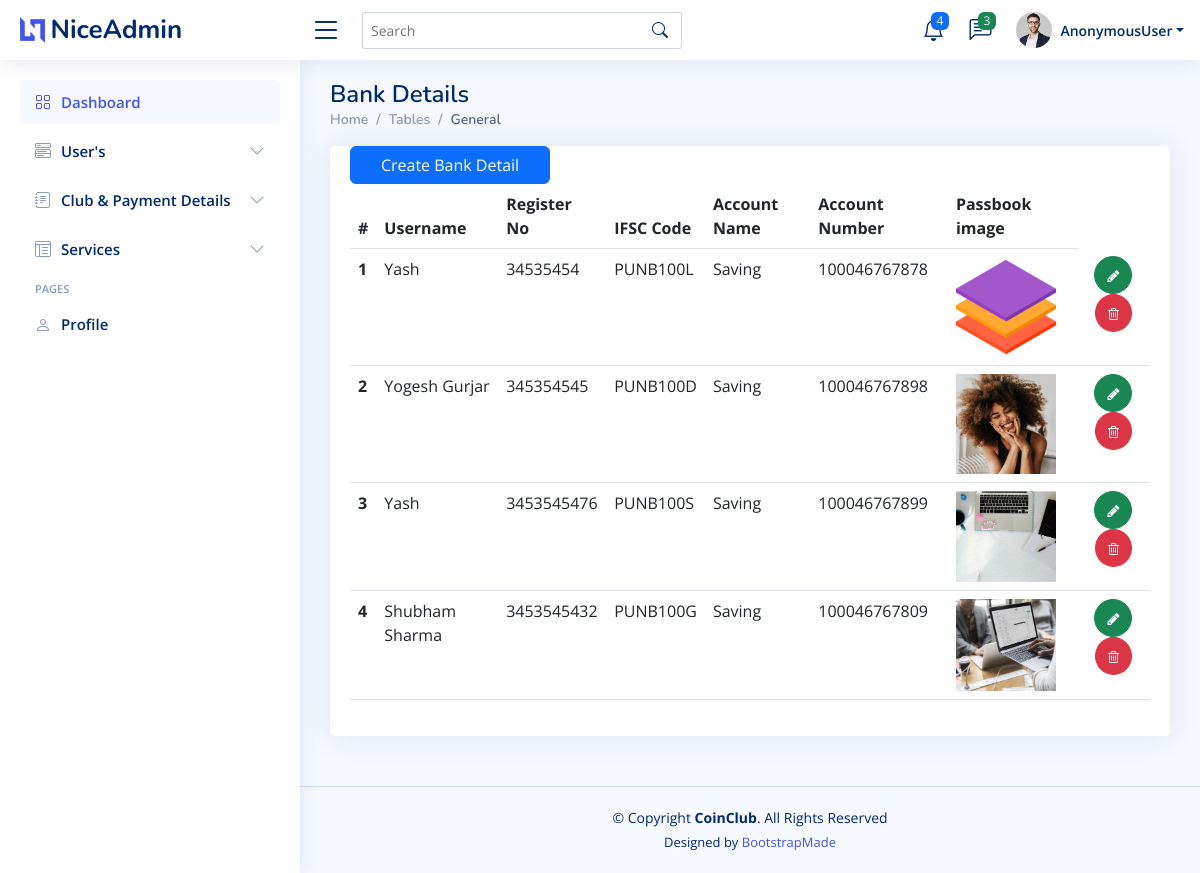
Page /homepage/getallbanks/ on the committed database.
### api/models.py (models this page shows)
class bankdetail(models.Model):
    registeruser=models.ForeignKey(user_registration,on_delete=models.CASCADE)
    registerno=models.CharField(max_length=25,unique=True)
    IFSCcode=models.CharField(max_length=25)
    accountname=models.CharField(max_length=25)
    accountnumber=models.CharField(max_length=25,unique=True)
    passbookimg=models.FileField(blank=True,upload_to='passbook/',default='passbook/none/no-img.jpg')

class user_registration(models.Model):
    full_name=models.CharField(max_length=50)
    mobileno=models.CharField(max_length=50, unique=True)
    city=models.CharField(max_length=50)
    password=models.CharField(max_length=50)
    gender=models.CharField(max_length=50)
    occupation=models.CharField(max_length=50)
    motive=models.CharField(max_length=100)
    income=models.CharField(max_length=50)
    wallet_amount= models.CharField(max_length=50,default='0')
    monthlycontribution=models.CharField(max_length=50)
    profileimg=models.ImageField(blank=True,null=True,upload_to='user/')
    email=models.CharField(max_length=50)
    alternateno=models.CharField(max_length=50,blank=True)
    token = models.CharField(max_length=300)
    create_at=models.DateField(auto_now_add=True)
    def __str__(self):
        return self.full_name#, self.id

### adminapp/views.py (the view)
# urls.py: path('getallbanks/', views.BankDetailPage),
def BankDetailPage(request):
    getBank = bankdetail.objects.all()
    return render(request, "bankdetail.html", {'banks':getBank})

### templates/bankdetail.html
{% extends 'index.html' %}
{% load static %}
{% block content %}
  <main id="main" class="main">
    <div class="pagetitle">
      <h1>Bank Details</h1>
      <nav>
        <ol class="breadcrumb">
          <li class="breadcrumb-item"><a href="index.html">Home</a></li>
          <li class="breadcrumb-item">Tables</li>
          <li class="breadcrumb-item active">General</li>
        </ol>
      </nav>
    </div>
    <section class="section">
      <div class="row">
        <div class="col-lg-12">
          <div class="card">
            <div class="card-body">
              <a href="/homepage/createbankdetail/"><button type="submit" class="btn btn-primary col-md-3">Create Bank Detail</button></a>
              <table class="table">
                <thead>
                  <tr>
                    <th scope="col">#</th>
                    <th scope="col">Username</th>
                    <th scope="col">Register No</th>
                    <th scope="col">IFSC Code</th>
                    <th scope="col">Account Name</th>
                    <th scope="col">Account Number</th>
                    <th scope="col">Passbook image</th>
                  </tr>
                </thead>
                <tbody>
                  {% for bank in banks %}
                  <tr>
                    <th scope="row">{{forloop.counter}}</th>
                    <td>{{ bank.registeruser }}</td>
                    <td>{{ bank.registerno }}</td>
                    <td>{{ bank.IFSCcode }}</td>
                    <td>{{ bank.accountname }}</td>
                    <td>{{ bank.accountnumber }}</td>
                    <td><img src="/media/{{ bank.passbookimg }}" alt="Passbook image" width="100"></td>
                    <td style="text-align: center;"><a class="btn btn-success" style="border-radius:50%;" href="{% url 'update_bank' id=bank.id %}"> <i class="fa fa-pencil" style="font-size: 14px;"> </i> </a>
                      <a class="btn btn-danger" style="border-radius:50%;" href="{% url 'del_bank' id=bank.id %}"><i class="fa fa-trash-o" style="font-size: 14px;"></i></a></td>
                  </tr>
                  {% endfor %}
                </tbody>
              </table>
            </div>
          </div>
        </div>
      </div>
    </section>
  </main>
  {% endblock content %}

### templates/index.html (shortened to what this page needs)
{% load static %}
<!DOCTYPE html>
<html lang="en">
<head>
  <link href="{% static 'assets/vendor/bootstrap/css/bootstrap.min.css' %}" rel="stylesheet">
  <link href="{% static 'assets/vendor/bootstrap-icons/bootstrap-icons.css' %}" rel="stylesheet">
  <link href="{% static 'assets/vendor/boxicons/css/boxicons.min.css' %}" rel="stylesheet">
  <link href="{% static 'assets/vendor/quill/quill.snow.css' %}" rel="stylesheet">
  <link href="{% static 'assets/vendor/quill/quill.bubble.css' %}" rel="stylesheet">
  <link href="{% static 'assets/vendor/remixicon/remixicon.css' %}" rel="stylesheet">
  <link href="{% static 'assets/vendor/simple-datatables/style.css' %}" rel="stylesheet">
  <link rel="stylesheet" href="https://cdnjs.cloudflare.com/ajax/libs/font-awesome/4.7.0/css/font-awesome.min.css">
  <link href="{% static 'assets/css/style.css' %}" rel="stylesheet">
</head>
<body>
  <header id="header" class="header fixed-top d-flex align-items-center">
    <div class="d-flex align-items-center justify-content-between">
      <a href="index.html" class="logo d-flex align-items-center">
        <img src="assets/img/logo.png" alt="">
        <span class="d-none d-lg-block">NiceAdmin</span>
      </a>
      <i class="bi bi-list toggle-sidebar-btn"></i>
    </div>
    <div class="search-bar">
      <form class="search-form d-flex align-items-center" method="POST" action="#">
        <input type="text" name="query" placeholder="Search" title="Enter search keyword">
        <button type="submit" title="Search"><i class="bi bi-search"></i></button>
      </form>
    </div>
    <nav class="header-nav ms-auto">
      <ul class="d-flex align-items-center">
        <li class="nav-item dropdown">
          <a class="nav-link nav-icon" href="#" data-bs-toggle="dropdown">
            <i class="bi bi-bell"></i>
            <span class="badge bg-primary badge-number">4</span>
          </a>
        </li>
        <li class="nav-item dropdown">
          <a class="nav-link nav-icon" href="#" data-bs-toggle="dropdown">
            <i class="bi bi-chat-left-text"></i>
            <span class="badge bg-success badge-number">3</span>
          </a>
        </li>
        <li class="nav-item dropdown pe-3">
          <a class="nav-link nav-profile d-flex align-items-center pe-0" href="#" data-bs-toggle="dropdown">
            <img src="{% static 'assets/img/profile-img.jpg' %}" alt="Profile" class="rounded-circle">
            <span class="d-none d-md-block dropdown-toggle ps-2">{{ request.user }}</span>
          </a>
        </li>
      </ul>
    </nav>
  </header>
  <aside id="sidebar" class="sidebar">
    <ul class="sidebar-nav" id="sidebar-nav">
      <li class="nav-item">
        <a class="nav-link " href="/homepage/">
          <i class="bi bi-grid"></i>
          <span>Dashboard</span>
        </a>
      </li>
      <li class="nav-item">
        <a class="nav-link collapsed" data-bs-target="#components-nav" data-bs-toggle="collapse" href="#">
          <i class="bi bi-menu-button-wide"></i><span>User's</span><i class="bi bi-chevron-down ms-auto"></i>
        </a>
      </li>
      <li class="nav-item">
        <a class="nav-link collapsed" data-bs-target="#forms-nav" data-bs-toggle="collapse" href="#">
          <i class="bi bi-journal-text"></i><span>Club & Payment Details</span><i class="bi bi-chevron-down ms-auto"></i>
        </a>
      </li>
      <li class="nav-item">
        <a class="nav-link collapsed" data-bs-target="#tables-nav" data-bs-toggle="collapse" href="#">
          <i class="bi bi-layout-text-window-reverse"></i><span>Services</span><i class="bi bi-chevron-down ms-auto"></i>
        </a>
      </li>
      <li class="nav-heading">Pages</li>
      <li class="nav-item">
        <a class="nav-link collapsed" href="users-profile.html">
          <i class="bi bi-person"></i>
          <span>Profile</span>
        </a>
      </li>
    </ul>
  </aside>
  {% block content %}{% endblock content %}
  <footer id="footer" class="footer">
    <div class="copyright">
      &copy; Copyright <strong><span>CoinClub</span></strong>. All Rights Reserved
    </div>
    <div class="credits">
      Designed by <a href="https://bootstrapmade.com/">BootstrapMade</a>
    </div>
  </footer>
</body>
</html>

### static/assets/css/style.css (style rules this page uses)
:root { scroll-behavior: smooth; }
body { font-family: "Open Sans", sans-serif; background: #f6f9ff; color: #444444; }
a { color: #4154f1; text-decoration: none; }
h1, h2, h3, h4, h5, h6 { font-family: "Nunito", sans-serif; }
#main { margin-top: 60px; padding: 20px 30px; transition: all 0.3s; }
.pagetitle { margin-bottom: 10px; }
.pagetitle h1 { font-size: 24px; margin-bottom: 0; font-weight: 600; color: #012970; }
.card { margin-bottom: 30px; border: none; border-radius: 5px; box-shadow: 0px 0 30px rgba(1, 41, 112, 0.1); }
.card-body { padding: 0 20px 20px 20px; }
.breadcrumb { font-size: 14px; font-family: "Nunito", sans-serif; color: #899bbd; font-weight: 600; }
.breadcrumb a { color: #899bbd; transition: 0.3s; }
.breadcrumb .breadcrumb-item::before { color: #899bbd; }
.breadcrumb .active { color: #51678f; font-weight: 600; }
.logo { line-height: 1; }
@media (min-width: 1200px) { .logo { width: 280px; } }
.logo img { max-height: 26px; margin-right: 6px; }
.logo span { font-size: 26px; font-weight: 700; color: #012970; font-family: "Nunito", sans-serif; }
.header { transition: all 0.5s; z-index: 997; height: 60px; box-shadow: 0px 2px 20px rgba(1, 41, 112, 0.1); background-color: #fff; padding-left: 20px; }
.header .toggle-sidebar-btn { font-size: 32px; padding-left: 10px; cursor: pointer; color: #012970; }
.header .search-bar { min-width: 360px; padding: 0 20px; }
.header .search-form { width: 100%; }
.header .search-form input { border: 0; font-size: 14px; color: #012970; border: 1px solid rgba(1, 41, 112, 0.2); padding: 7px 38px 7px 8px; border-radius: 3px; transition: 0.3s; width: 100%; }
.header .search-form button { border: 0; padding: 0; margin-left: -30px; background: none; }
.header .search-form button i { color: #012970; }
.header-nav ul { list-style: none; }
.header-nav>ul { margin: 0; padding: 0; }
.header-nav .nav-icon { font-size: 22px; color: #012970; margin-right: 25px; position: relative; }
.header-nav .nav-profile { color: #012970; }
.header-nav .nav-profile img { max-height: 36px; }
.header-nav .nav-profile span { font-size: 14px; font-weight: 600; }
.header-nav .badge-number { position: absolute; inset: -2px -5px auto auto; font-weight: normal; font-size: 12px; padding: 3px 6px; }
.sidebar { position: fixed; top: 60px; left: 0; bottom: 0; width: 300px; z-index: 996; transition: all 0.3s; padding: 20px; overflow-y: auto; scrollbar-width: thin; scrollbar-color: #aab7cf transparent; box-shadow: 0px 0px 20px rgba(1, 41, 112, 0.1); background-color: #fff; }
@media (min-width: 1200px) { #main, #footer { margin-left: 300px; } }
.sidebar-nav { padding: 0; margin: 0; list-style: none; }
.sidebar-nav li { padding: 0; margin: 0; list-style: none; }
.sidebar-nav .nav-item { margin-bottom: 5px; }
.sidebar-nav .nav-heading { font-size: 11px; text-transform: uppercase; color: #899bbd; font-weight: 600; margin: 10px 0 5px 15px; }
.sidebar-nav .nav-link { display: flex; align-items: center; font-size: 15px; font-weight: 600; color: #4154f1; transition: 0.3; background: #f6f9ff; padding: 10px 15px; border-radius: 4px; }
.sidebar-nav .nav-link i { font-size: 16px; margin-right: 10px; color: #4154f1; }
.sidebar-nav .nav-link.collapsed { color: #012970; background: #fff; }
.sidebar-nav .nav-link.collapsed i { color: #899bbd; }
.sidebar-nav .nav-link .bi-chevron-down { margin-right: 0; transition: transform 0.2s ease-in-out; }
.footer { padding: 20px 0; font-size: 14px; transition: all 0.3s; border-top: 1px solid #cddfff; }
.footer .copyright { text-align: center; color: #012970; }
.footer .credits { padding-top: 5px; text-align: center; font-size: 13px; color: #012970; }

### rows in the picture
bankdetail: registeruser "Yash", registerno "34535454", IFSCcode "PUNB100L", accountname "Saving", accountnumber "100046767878", passbookimg (picture)
bankdetail: registeruser "Yogesh Gurjar", registerno "345354545", IFSCcode "PUNB100D", accountname "Saving", accountnumber "100046767898", passbookimg (picture)
bankdetail: registeruser "Yash", registerno "3453545476", IFSCcode "PUNB100S", accountname "Saving", accountnumber "100046767899", passbookimg (picture)
bankdetail: registeruser "Shubham Sharma", registerno "3453545432", IFSCcode "PUNB100G", accountname "Saving", accountnumber "100046767809", passbookimg (picture)

### other values in the picture
{{ request.user }} "AnonymousUser"
